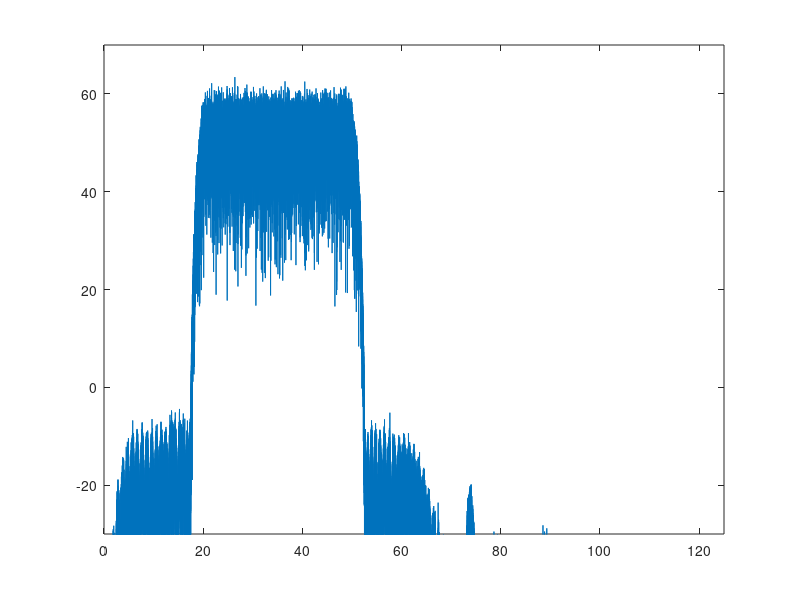

The MATLAB source for this figure:
% White noise test (simulation of hardware including DAC)


%% Generate white noise sequence using an LFSR
Q = 32;

N = min(2.^Q-1, 2.^16);
if Q == 3
    fb_taps = [Q, 2];
elseif Q == 4
    fb_taps = [Q, 3];
elseif Q == 5
    fb_taps = [Q, 3];
elseif Q == 6
    fb_taps = [Q, 5];
elseif Q == 7
    fb_taps = [Q, 6];
elseif Q == 8
    fb_taps = [Q, 6, 5, 4];
elseif Q == 9
    fb_taps = [Q, 5];
elseif Q == 10
    fb_taps = [Q, 7];
elseif Q == 11
    fb_taps = [Q, 9];
elseif Q == 12
    fb_taps = [Q, 6, 4, 1];
elseif Q == 13
    fb_taps = [Q, 4, 3, 1];
elseif Q == 14
    fb_taps = [Q, 5, 3, 1];
elseif Q == 15
    fb_taps = [Q, 14];
elseif Q == 16
    fb_taps = [Q, 15, 13, 4];
elseif Q == 17
    fb_taps = [Q, 14];
elseif Q == 18
    fb_taps = [Q, 11];
elseif Q == 32
    fb_taps = [Q, 22, 2, 1];
end

taps = ones(Q, 1);

% x = zeros(N, 1);
b = zeros(N, 1);

weights = 2.^(Q-1:-1:0).';
weights(1) = -weights(1);
weights = flipud(weights);

for idx = 1:N
    % Xor all taps for feedback path
    fb = taps(fb_taps(1));
    for fb_tap = fb_taps(2:end)
        fb = xor(fb, taps(fb_tap));
    end
    taps(2:end) = taps(1:end-1);
    taps(1) = fb;
    % taps(1:end-1) = taps(2:end);
    % taps(end) = fb;
    % x(idx) = taps' * weights;
    b(idx) = 2 * double(fb) - 1;
end

%% Filtering chain

% h0 coefficients
h0 = [
    -122.0
    0.0
    187.0
    0.0
    -323.0
    0.0
    517.0
    0.0
    -785.0
    0.0
    1146.0
    0.0
    -1622.0
    0.0
    2243.0
    0.0
    -3051.0
    0.0
    4112.0
    0.0
    -5533.0
    0.0
    7520.0
    0.0
    -10511.0
    0.0
    15656.0
    0.0
    -27184.0
    0.0
    83231.0
    131072.0
    83231.0
    0.0
    -27184.0
    0.0
    15656.0
    0.0
    -10511.0
    0.0
    7520.0
    0.0
    -5533.0
    0.0
    4112.0
    0.0
    -3051.0
    0.0
    2243.0
    0.0
    -1622.0
    0.0
    1146.0
    0.0
    -785.0
    0.0
    517.0
    0.0
    -323.0
    0.0
    187.0
    0.0
    -122.0
];

% fir0 coefficients

fir0 = [ 
    6
    0
    -19
    0
    47
    0
    -100
    0
    192
    0
    -342
    0
    572
    0
    -914
    0
    1409
    0
    -2119
    0
    3152
    0
    -4729
    0
    7420
    0
    -13334
    0
    41527
    65536
    41527
    0
    -13334
    0
    7420
    0
    -4729
    0
    3152
    0
    -2119
    0
    1409
    0
    -914
    0
    572
    0
    -342
    0
    192
    0
    -100
    0
    47
    0
    -19
    0
    6
];

% fir0 = [1, 1];

y1up = zeros(2*length(b),1);
y1up(1:2:end) = b;
y1 = conv(y1up, h0);

y2up = zeros(2*length(y1),1);
y2up(1:2:end) = y1;
y2 = conv(y2up, h0);

% y2m = y2 .* cos(-2*pi*35/125*(0:(length(y2)-1)).');
y2m = y2 .* exp(-2j*pi*35/125*(0:(length(y2)-1)).');
y2m = real(y2m);

y3up = zeros(2*length(y2m), 1);
y3up(1:2:end) = y2m;
y3 = conv(y3up, fir0);

[H, f] = freqz(y3/max(abs(y3)), 1, 2.^16, 250);
figure()
plot(f, 20*log10(abs(H)))
xlim([0, 250/2])
ylim([-130, -30] + 100)


